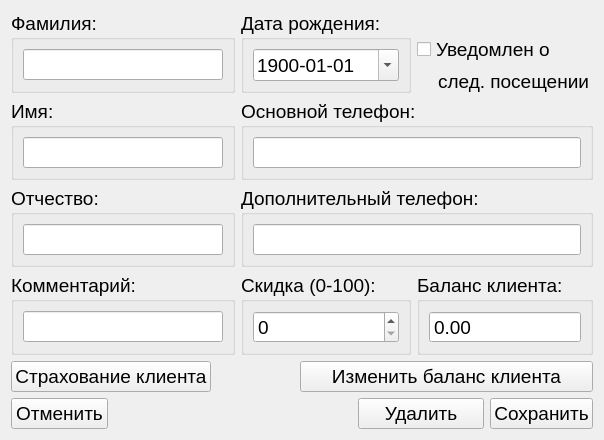
<?xml version="1.0" encoding="UTF-8"?>
<ui version="4.0">
 <class>ClientForm</class>
 <widget class="QWidget" name="ClientForm">
  <property name="geometry">
   <rect>
    <x>0</x>
    <y>0</y>
    <width>485</width>
    <height>290</height>
   </rect>
  </property>
  <property name="baseSize">
   <size>
    <width>444</width>
    <height>320</height>
   </size>
  </property>
  <property name="font">
   <font>
    <pointsize>14</pointsize>
   </font>
  </property>
  <property name="windowTitle">
   <string>Клиент</string>
  </property>
  <layout class="QGridLayout" name="gridLayout_10">
   <item row="1" column="6" colspan="2">
    <widget class="QCheckBox" name="notified_s">
     <property name="text">
      <string>Уведомлен о</string>
     </property>
    </widget>
   </item>
   <item row="8" column="7">
    <widget class="QPushButton" name="save_b">
     <property name="text">
      <string>Сохранить</string>
     </property>
    </widget>
   </item>
   <item row="7" column="4" colspan="4">
    <widget class="QPushButton" name="change_bal_b">
     <property name="text">
      <string>Изменить баланс клиента</string>
     </property>
    </widget>
   </item>
   <item row="8" column="5" colspan="2">
    <widget class="QPushButton" name="del_b">
     <property name="text">
      <string>Удалить</string>
     </property>
    </widget>
   </item>
   <item row="8" column="1" colspan="4">
    <spacer name="horizontalSpacer_2">
     <property name="orientation">
      <enum>Qt::Horizontal</enum>
     </property>
     <property name="sizeHint" stdset="0">
      <size>
       <width>223</width>
       <height>20</height>
      </size>
     </property>
    </spacer>
   </item>
   <item row="8" column="0">
    <widget class="QPushButton" name="cancel_b">
     <property name="text">
      <string>Отменить</string>
     </property>
    </widget>
   </item>
   <item row="6" column="6" colspan="2">
    <widget class="QGroupBox" name="groupBox_9">
     <property name="title">
      <string>Баланс клиента:</string>
     </property>
     <layout class="QGridLayout" name="gridLayout_9">
      <item row="0" column="0">
       <widget class="QDoubleSpinBox" name="balance_e">
        <property name="buttonSymbols">
         <enum>QAbstractSpinBox::NoButtons</enum>
        </property>
        <property name="maximum">
         <double>1000000.000000000000000</double>
        </property>
       </widget>
      </item>
     </layout>
    </widget>
   </item>
   <item row="7" column="2" colspan="2">
    <spacer name="horizontalSpacer">
     <property name="orientation">
      <enum>Qt::Horizontal</enum>
     </property>
     <property name="sizeHint" stdset="0">
      <size>
       <width>108</width>
       <height>20</height>
      </size>
     </property>
    </spacer>
   </item>
   <item row="7" column="0" colspan="2">
    <widget class="QPushButton" name="insur_b">
     <property name="text">
      <string>Страхование клиента</string>
     </property>
    </widget>
   </item>
   <item row="0" column="3" rowspan="3" colspan="3">
    <widget class="QGroupBox" name="groupBox_6">
     <property name="title">
      <string>Дата рождения:</string>
     </property>
     <layout class="QGridLayout" name="gridLayout_6">
      <item row="0" column="0">
       <widget class="QDateEdit" name="birth_dt_e">
        <property name="minimumSize">
         <size>
          <width>0</width>
          <height>0</height>
         </size>
        </property>
        <property name="dateTime">
         <datetime>
          <hour>0</hour>
          <minute>0</minute>
          <second>0</second>
          <year>1900</year>
          <month>1</month>
          <day>1</day>
         </datetime>
        </property>
        <property name="currentSection">
         <enum>QDateTimeEdit::YearSection</enum>
        </property>
        <property name="displayFormat">
         <string>yyyy-MM-dd</string>
        </property>
        <property name="calendarPopup">
         <bool>true</bool>
        </property>
        <property name="date">
         <date>
          <year>1900</year>
          <month>1</month>
          <day>1</day>
         </date>
        </property>
       </widget>
      </item>
     </layout>
    </widget>
   </item>
   <item row="0" column="0" rowspan="3" colspan="3">
    <widget class="QGroupBox" name="groupBox_2">
     <property name="title">
      <string>Фамилия:</string>
     </property>
     <layout class="QGridLayout" name="gridLayout_2">
      <item row="0" column="0">
       <widget class="QLineEdit" name="ln_e">
        <property name="sizePolicy">
         <sizepolicy hsizetype="Minimum" vsizetype="Fixed">
          <horstretch>0</horstretch>
          <verstretch>0</verstretch>
         </sizepolicy>
        </property>
        <property name="minimumSize">
         <size>
          <width>200</width>
          <height>0</height>
         </size>
        </property>
        <property name="readOnly">
         <bool>false</bool>
        </property>
       </widget>
      </item>
     </layout>
    </widget>
   </item>
   <item row="2" column="6" colspan="2">
    <widget class="QLabel" name="label">
     <property name="text">
      <string>    след. посещении</string>
     </property>
    </widget>
   </item>
   <item row="5" column="0" colspan="3">
    <widget class="QGroupBox" name="groupBox_4">
     <property name="title">
      <string>Отчество:</string>
     </property>
     <layout class="QGridLayout" name="gridLayout_4">
      <item row="0" column="0">
       <widget class="QLineEdit" name="mn_e">
        <property name="sizePolicy">
         <sizepolicy hsizetype="Minimum" vsizetype="Fixed">
          <horstretch>0</horstretch>
          <verstretch>0</verstretch>
         </sizepolicy>
        </property>
        <property name="minimumSize">
         <size>
          <width>200</width>
          <height>0</height>
         </size>
        </property>
        <property name="readOnly">
         <bool>false</bool>
        </property>
       </widget>
      </item>
     </layout>
    </widget>
   </item>
   <item row="6" column="0" colspan="3">
    <widget class="QGroupBox" name="groupBox_8">
     <property name="title">
      <string>Комментарий:</string>
     </property>
     <layout class="QGridLayout" name="gridLayout_8">
      <item row="0" column="0">
       <widget class="QLineEdit" name="comment_e">
        <property name="minimumSize">
         <size>
          <width>200</width>
          <height>0</height>
         </size>
        </property>
        <property name="readOnly">
         <bool>false</bool>
        </property>
       </widget>
      </item>
     </layout>
    </widget>
   </item>
   <item row="6" column="3" colspan="3">
    <widget class="QGroupBox" name="groupBox_7">
     <property name="title">
      <string>Скидка (0-100):</string>
     </property>
     <layout class="QGridLayout" name="gridLayout_7">
      <item row="0" column="0">
       <widget class="QSpinBox" name="discount_e">
        <property name="minimumSize">
         <size>
          <width>0</width>
          <height>0</height>
         </size>
        </property>
        <property name="maximum">
         <number>100</number>
        </property>
        <property name="singleStep">
         <number>5</number>
        </property>
       </widget>
      </item>
     </layout>
    </widget>
   </item>
   <item row="4" column="0" colspan="3">
    <widget class="QGroupBox" name="groupBox">
     <property name="title">
      <string>Имя:</string>
     </property>
     <layout class="QGridLayout" name="gridLayout">
      <item row="0" column="0">
       <widget class="QLineEdit" name="fn_e">
        <property name="sizePolicy">
         <sizepolicy hsizetype="Minimum" vsizetype="Fixed">
          <horstretch>0</horstretch>
          <verstretch>0</verstretch>
         </sizepolicy>
        </property>
        <property name="minimumSize">
         <size>
          <width>200</width>
          <height>0</height>
         </size>
        </property>
        <property name="readOnly">
         <bool>false</bool>
        </property>
       </widget>
      </item>
     </layout>
    </widget>
   </item>
   <item row="4" column="3" colspan="5">
    <widget class="QGroupBox" name="groupBox_3">
     <property name="title">
      <string>Основной телефон:</string>
     </property>
     <layout class="QGridLayout" name="gridLayout_3">
      <item row="0" column="0">
       <widget class="QLineEdit" name="phone_e">
        <property name="minimumSize">
         <size>
          <width>200</width>
          <height>0</height>
         </size>
        </property>
        <property name="readOnly">
         <bool>false</bool>
        </property>
       </widget>
      </item>
     </layout>
    </widget>
   </item>
   <item row="5" column="3" colspan="5">
    <widget class="QGroupBox" name="groupBox_5">
     <property name="title">
      <string>Дополнительный телефон:</string>
     </property>
     <layout class="QGridLayout" name="gridLayout_5">
      <item row="0" column="0">
       <widget class="QLineEdit" name="phone2_e">
        <property name="minimumSize">
         <size>
          <width>200</width>
          <height>0</height>
         </size>
        </property>
        <property name="readOnly">
         <bool>false</bool>
        </property>
       </widget>
      </item>
     </layout>
    </widget>
   </item>
   <item row="0" column="6">
    <spacer name="verticalSpacer">
     <property name="orientation">
      <enum>Qt::Vertical</enum>
     </property>
     <property name="sizeHint" stdset="0">
      <size>
       <width>20</width>
       <height>40</height>
      </size>
     </property>
    </spacer>
   </item>
  </layout>
 </widget>
 <tabstops>
  <tabstop>ln_e</tabstop>
  <tabstop>fn_e</tabstop>
  <tabstop>mn_e</tabstop>
  <tabstop>birth_dt_e</tabstop>
  <tabstop>discount_e</tabstop>
  <tabstop>phone_e</tabstop>
  <tabstop>phone2_e</tabstop>
  <tabstop>comment_e</tabstop>
  <tabstop>save_b</tabstop>
  <tabstop>cancel_b</tabstop>
 </tabstops>
 <resources/>
 <connections/>
</ui>
